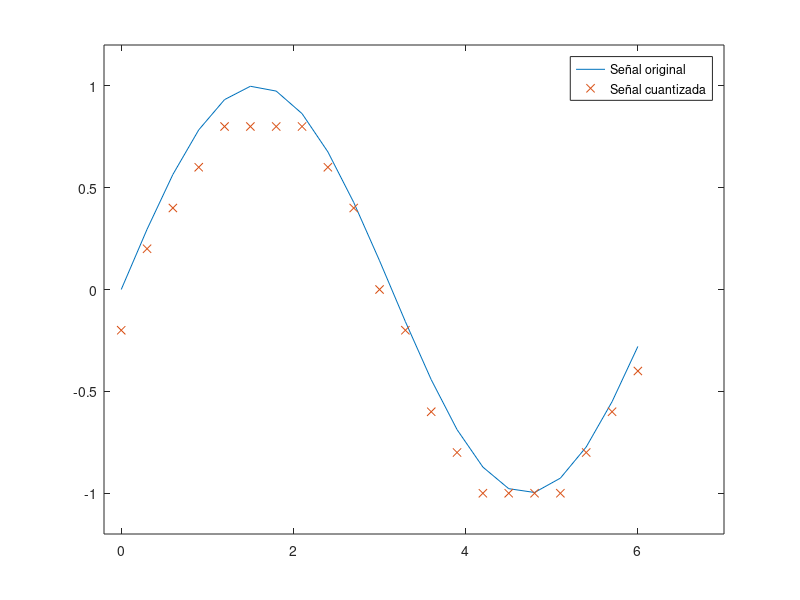

This figure's MATLAB source:
t = [0:.3:2*pi]; % Times at which to sample the sine function
sig = sin(t); % Original signal, a sine wave
partition = [-1:.2:1]; % Length 11, to represent 12 intervals
codebook = [-1.2:.2:1]; % Length 12, one entry for each interval
[index,quants] = quantiz(sig,partition,codebook); % Quantize.
plot(t,sig,'-',t,quants,'x')
legend('Señal original','Señal cuantizada');
axis([-.2 7 -1.2 1.2])
